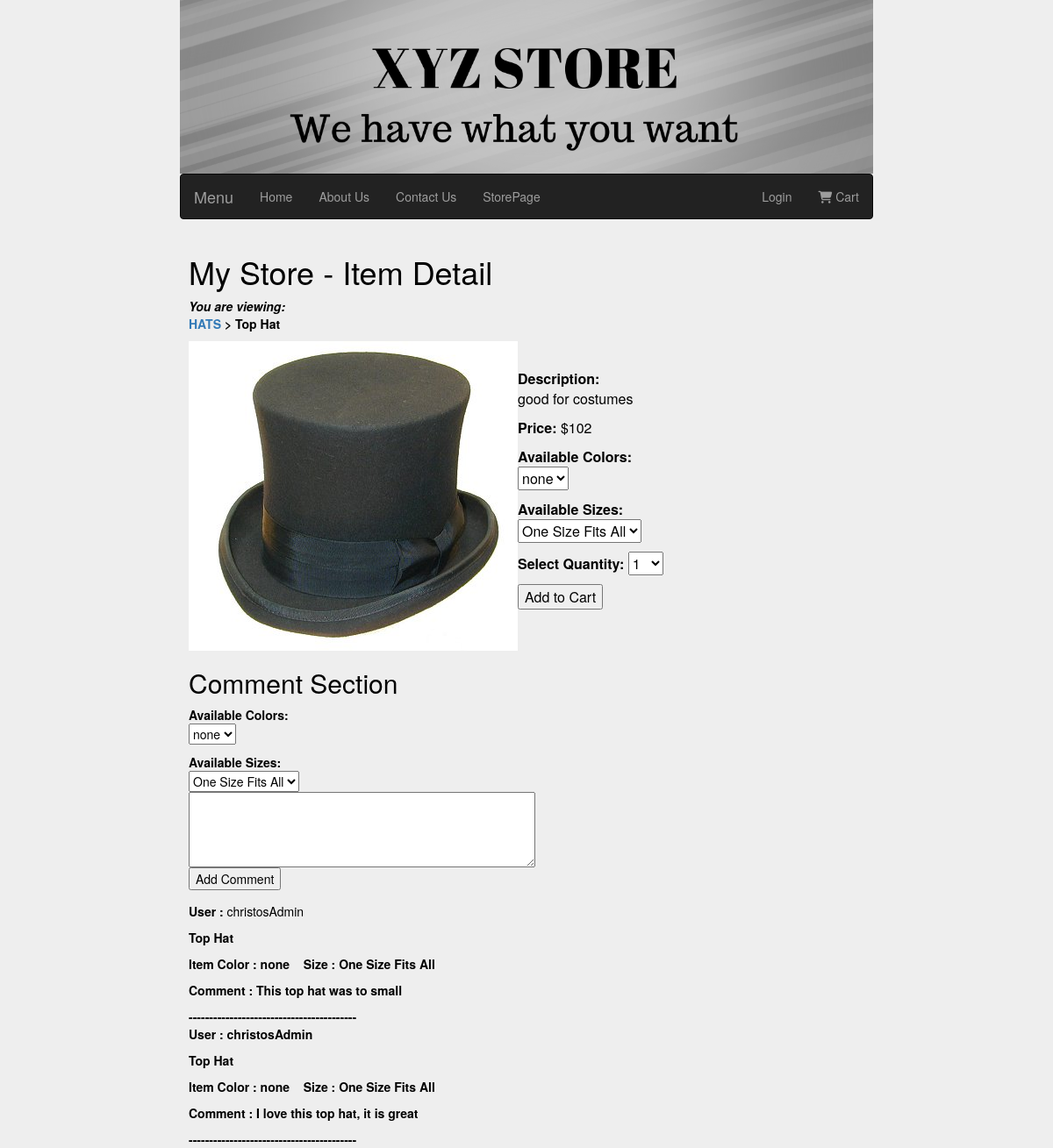
/showitem.php?item_id=3&msg=0, run on the app's committed database.
### tables this page shows
CREATE TABLE IF NOT EXISTS `store_items` (
  `id` int(11) NOT NULL AUTO_INCREMENT,
  `cat_id` int(11) NOT NULL,
  `item_title` varchar(75) DEFAULT NULL,
  `item_price` float DEFAULT NULL,
  `item_desc` text,
  `item_image` varchar(50) DEFAULT NULL,
  PRIMARY KEY (`id`),
  KEY `fk_store_items_store_categories_idx` (`cat_id`)
);

CREATE TABLE IF NOT EXISTS `store_categories` (
  `id` int(11) NOT NULL AUTO_INCREMENT,
  `cat_title` varchar(50) DEFAULT NULL,
  `cat_desc` text,
  PRIMARY KEY (`id`)
);

### showitem.php (the view, shortened to what this page needs)
<?php
include("include/DBConn.inc");
$display_block = "<div class=\"col-xs-o col-sm-10 col-sm-offset-1 col-md-10 col-md-offset-1 col-lg-8 col-lg-offset-2 \">
<h1>My Store - Item Detail</h1>";
$get_item_sql = "SELECT c.id as cat_id, c.cat_title, si.item_title, si.item_price, si.item_desc, si.item_image FROM store_items AS si LEFT JOIN store_categories AS c on c.id = si.cat_id WHERE si.id = '".$_GET["item_id"]."'";
$rs = $conn->query($get_item_sql) or die("Couldn't connect");
if ($rs->num_rows < 1) {
   $display_block .= "<p><em>Invalid item selection.</em></p>";
    }
    else{
        while ($item_info = $rs->fetch_array()) {
            $cat_id = $item_info['cat_id'];
            $cat_title = strtoupper(stripslashes($item_info['cat_title']));
            $item_title = stripslashes($item_info['item_title']);
            $item_price = $item_info['item_price'];
            $item_desc = stripslashes($item_info['item_desc']);
            $item_image = "Images/".$item_info['item_image'];
        }
        $display_block .= "<p><strong><em>You are viewing:</em><br/>
   <a href=\"seestore.php?cat_id=" . $cat_id . "\">" . $cat_title . "</a> &gt; " . $item_title . "</strong></p>
   <table cellpadding=\"3\" cellspacing=\"3\">
   <tr>
   <td valign=\"middle\" align=\"center\"> <img src=\"$item_image\"></td>
   <td valign=\"middle\"><p><strong>Description:</strong><br/>" . $item_desc . "</p>
   <p><strong>Price:</strong> \$" . $item_price . "</p>
   <form method=\"post\" action=\"addtocart.php\">";
}
   $get_colors_sql = "SELECT DISTINCT c.item_color FROM store_item_color AS c JOIN store_item_inventory as i on c.item_color_id = i.item_color_id WHERE store_items_id  = '".$_GET["item_id"]."' ORDER BY c.item_color";
   $rs = $conn->query($get_colors_sql) or die("Couldn't connect to color");
   if ($rs->num_rows> 0) {
        $display_block .= "<p><strong>Available Colors:</strong><br/>
        <select name=\"sel_item_color\">";
        $colorsComment="<p><strong>Available Colors:</strong><br/>
        <select name=\"sel_item_color\">";
        while ($colors = $rs->fetch_array()) {
           $item_color = $colors['item_color'];
           $display_block .= "<option value=\"".$item_color."\">".$item_color."</option>";
            $colorsComment .= "<option value=\"".$item_color."\">".$item_color."</option>";
        }
       $display_block .= "</select>";
           $colorsComment.="</select>";
   }
   $get_sizes_sql = "SELECT DISTINCT s.item_size FROM store_item_size AS s JOIN store_item_inventory as i on s.item_size_id = i.item_size_id  WHERE store_items_id = ".$_GET["item_id"]." ORDER BY s.item_size";
   $rs = $conn->query($get_sizes_sql) or die("Couldn't connect to size");
   if ($rs->num_rows > 0) {
      $display_block .= "<p><strong>Available Sizes:</strong><br/>
       <select name=\"sel_item_size\">";
       $sizeComment= "<p><strong>Available Sizes:</strong><br/>
       <select name=\"sel_item_size\">";
       while ($sizes = $rs->fetch_array()) {
          $item_size = $sizes['item_size'];
            $display_block .= "<option value=\"".$item_size."\">".$item_size."</option>";
           $sizeComment.="<option value=\"".$item_size."\">".$item_size."</option>";
       }
   }
$display_block .= "</select>";
$sizeComment.="</select>";
   $display_block .= "
   <p><strong>Select Quantity:</strong>
   <select name=\"sel_item_qty\">";
   for($i=1; $i<11; $i++) {
       $display_block .= "<option value=\"".$i."\">".$i."</option>";
   }
   $display_block .= "
   </select>
   <input type=\"hidden\" name=\"sel_item_id\" value=\"".$_GET["item_id"]."\"/>
   <p><input type=\"submit\" name=\"submit\" value=\"Add to Cart\"/></p>
   </form>
   </td>
   </tr>
   </table>";
   $display_block.="
    <h2>Comment Section</h2>
   <form  action='include/addComment.php' method='post'> ".$colorsComment.$sizeComment."<br>
   <textarea name=\"iComment\" rows=\"4\" cols=\"50\"></textarea>
   <input type='hidden' name='validation' value='pending'/>
   <input type='hidden' name='itemid' value='".$_GET["item_id"]."'/>
     <input type='hidden' name='itemName' value='".$item_title."'/>
        <input type='hidden' name='uid' value='".$_SESSION["uid"]."'/>
   <br>
   <input type=\"submit\" name=\"comment\" value=\"Add Comment\"/>
</form>
   ";
$xml= simplexml_load_file("include/comment.xml");
   foreach ($xml as $item){
    if($item->id == $_GET["item_id"] && $item->Approval=='Approved'){
        $display_block.= "<div><p><strong>User : </strong>".$item->uid."</p>
<p><strong Item : </strong>". $item->name."</p>
<p><Strong> Item Color : </Strong>".$item->color. " &nbsp;&nbsp;<strong> Size : </strong>". $item->size."</p>
<p> Comment : ".$item->comment."</p>-----------------------------------------</div>";
    }
   }
require "footer.php";
?>

### myCss/Css.css (style rules this page uses)
html, body { max-width: 100%; overflow-x: hidden; background-color: #eeeeee; color:#000000; }

### data on the page
store_items: cat.cat_title "HATS", item_title "Top Hat", item_image (picture), item_desc "good for costumes", item_price "102"

### other printed values
$item->uid "christosAdmin"
$item->name "Top Hat"
$item->color "none"
$item->size "One Size Fits All"
$item->comment "This top hat was to small"
$item->comment "I love this top hat, it is great"
form field sel_item_color "none"
form field sel_item_size "One Size Fits All"
form field sel_item_qty "1"
